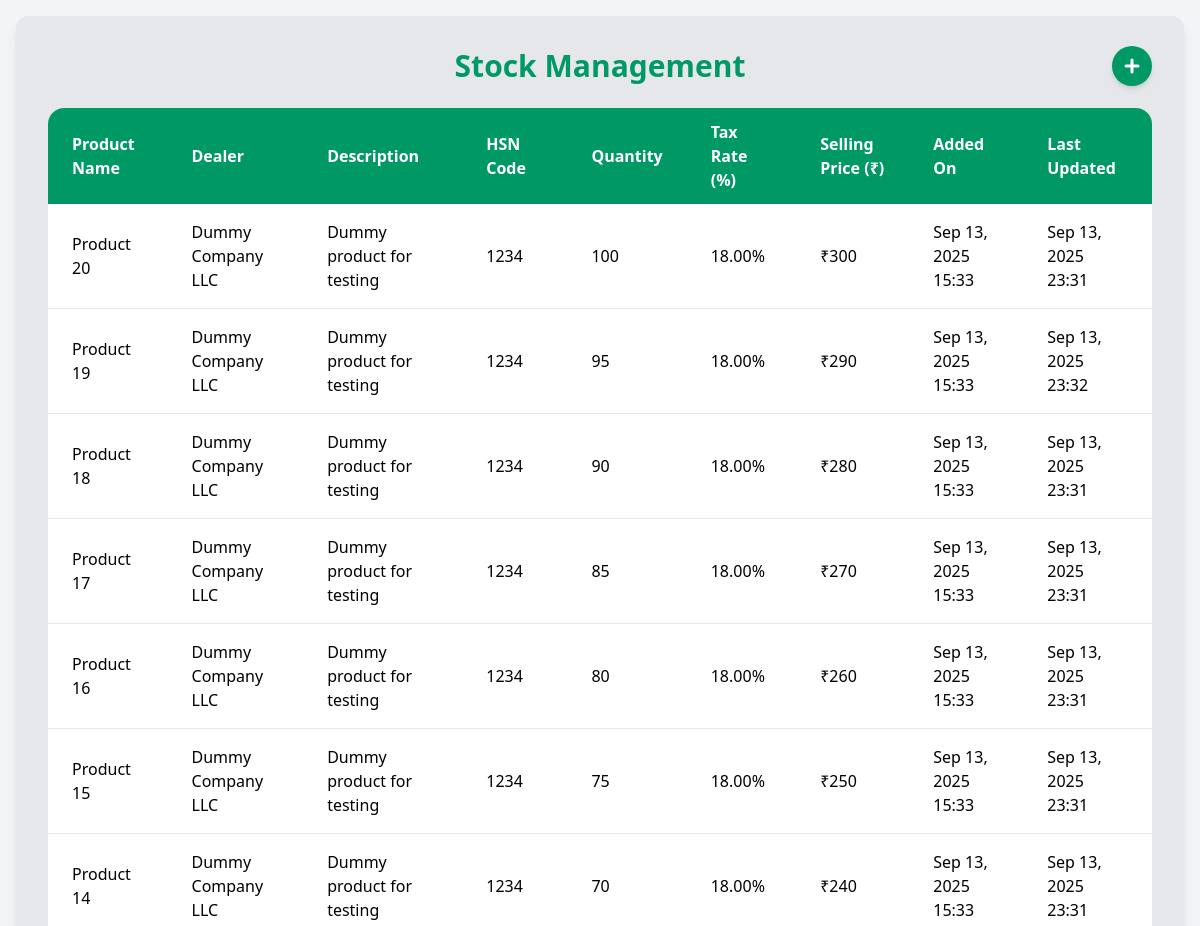
The app's page /stocks/ (upper part), older data.
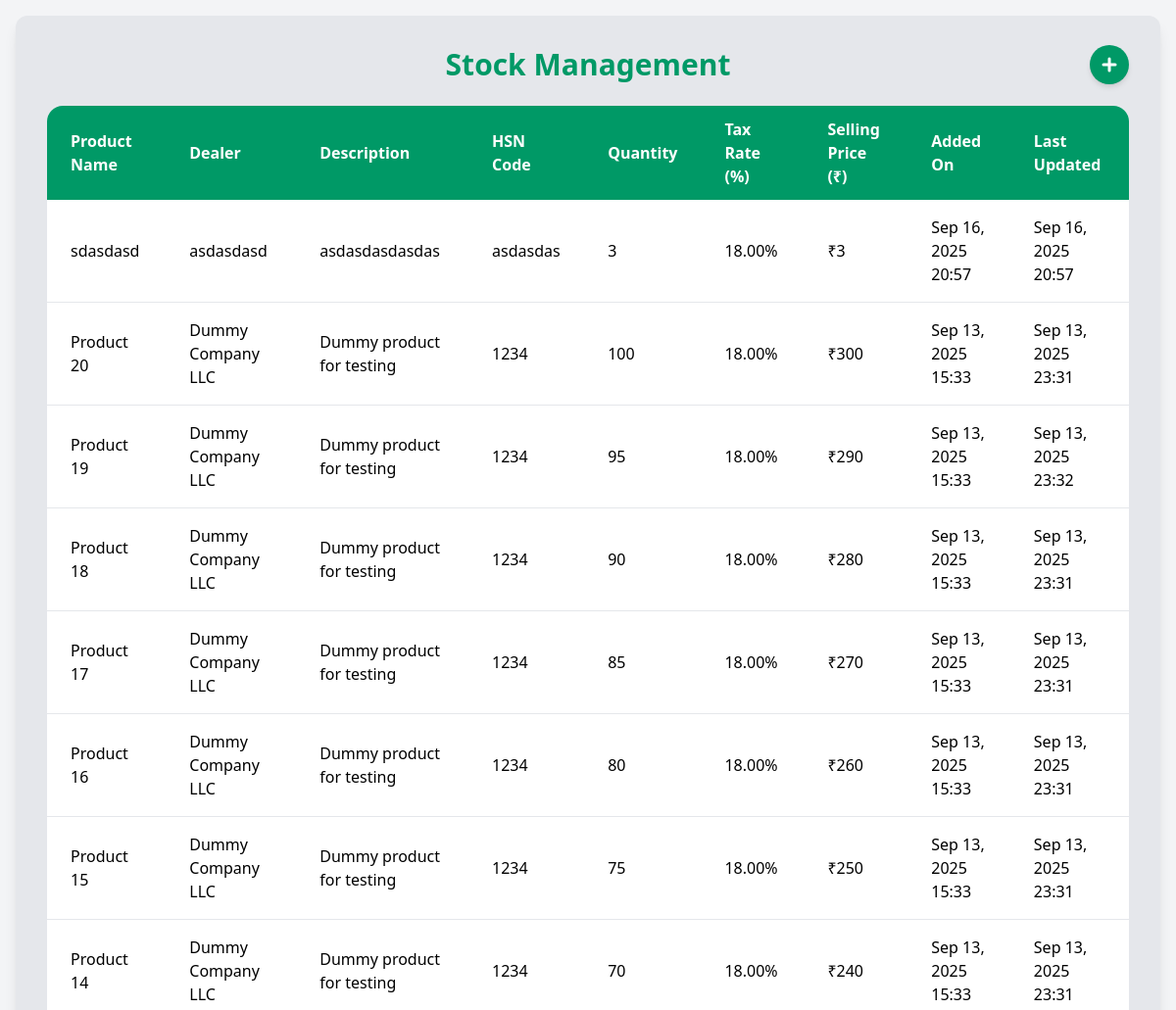
The same page, newer data.
### stockMang/models.py (models this page shows, shortened)
class Product(models.Model):
    name = models.CharField(max_length=200)
    description = models.TextField(blank=True, null=True)
    hsn_code = models.CharField(max_length=8, blank=True, null=True)
    stock_quantity = models.PositiveIntegerField(default=0)
    tax_rate = models.DecimalField(max_digits=4, decimal_places=2, default=18.00)
    selling_price = models.IntegerField(default=0,blank=True)
    created_at = models.DateTimeField(auto_now_add=True)
    updated_at = models.DateTimeField(auto_now=True)
    dealer = models.CharField(max_length=200, blank=True, null=True)

### stockMang/views.py (the view)
# urls.py: path('', views.stock, name='stock'),
def stock(request):
    Products = Product.objects.all().order_by('-created_at')
    return render(request, 'stockMang/stockPage.html', {'products': Products})

### stockMang/templates/stockMang/stockPage.html (shortened to what this page needs)
{% extends 'main/layout.html' %}
{% block content %}
<div class="min-h-screen bg-gray-100 flex items-center justify-center p-4">
    <div class="bg-gray-200 w-full max-w-7xl h-[90vh] p-8 rounded-xl shadow-lg flex flex-col">
        <div class="relative flex justify-center items-center mb-6 flex-shrink-0">
            <h1 class="text-3xl font-bold text-emerald-600">Stock Management</h1>
            <a href="{% url 'stockMang:addStock' %}"
               class="absolute top-1/2 right-0 -translate-y-1/2 bg-emerald-600 text-white p-2 rounded-full shadow-md hover:bg-emerald-800 active:bg-emerald-900 transform active:scale-95 transition-all duration-150">
                <svg xmlns="http://www.w3.org/2000/svg" class="h-6 w-6" fill="none"
                     viewBox="0 0 24 24" stroke="currentColor" stroke-width="3">
                  <path stroke-linecap="round" stroke-linejoin="round" d="M12 6v12m6-6H6" />
                </svg>
            </a>
        </div>
        <div class="flex-1 overflow-y-auto no-scrollbar rounded-2xl">
            <table class="min-w-full bg-white rounded-lg shadow-md overflow-hidden">
                <thead class="sticky top-0">
                    <tr>
                        <th class="py-3 px-6 bg-emerald-600 text-white font-semibold text-left">Product Name</th>
                        <th class="py-3 px-6 bg-emerald-600 text-white font-semibold text-left">Dealer</th>
                        <th class="py-3 px-6 bg-emerald-600 text-white font-semibold text-left">Description</th>
                        <th class="py-3 px-6 bg-emerald-600 text-white font-semibold text-left">HSN Code</th>
                        <th class="py-3 px-6 bg-emerald-600 text-white font-semibold text-left">Quantity</th>
                        <th class="py-3 px-6 bg-emerald-600 text-white font-semibold text-left">Tax Rate (%)</th>
                        <th class="py-3 px-6 bg-emerald-600 text-white font-semibold text-left">Selling Price (₹)</th>
                        <th class="py-3 px-6 bg-emerald-600 text-white font-semibold text-left">Added On</th>
                        <th class="py-3 px-6 bg-emerald-600 text-white font-semibold text-left">Last Updated</th>
                    </tr>
                </thead>
                <tbody class="divide-y divide-gray-200">
                    {% for product in products %}
                    <tr class="hover:bg-gray-50 transition duration-200 cursor-pointer"
                    onclick="window.location='{% url 'stockMang:editStock' product.id %}'">
                        <td class="py-4 px-6 font-medium">{{ product.name }}</td>
                        <td class="py-4 px-6">
                            {% if product.dealer %}
                                {{ product.dealer }}
                            {% else %}
                                <span class="text-gray-400 italic">No Dealer</span>
                            {% endif %}
                        </td>
                        <td class="py-4 px-6">{{ product.description|default:"-" }}</td>
                        <td class="py-4 px-6">{{ product.hsn_code|default:"-" }}</td>
                        <td class="py-4 px-6">{{ product.stock_quantity }}</td>
                        <td class="py-4 px-6">{{ product.tax_rate }}%</td>
                        <td class="py-4 px-6">₹{{ product.selling_price }}</td>
                        <td class="py-4 px-6">{{ product.created_at|date:"M d, Y H:i" }}</td>
                        <td class="py-4 px-6">{{ product.updated_at|date:"M d, Y H:i" }}</td>
                    </tr>
                    {% empty %}
                    <tr>
                        <td colspan="9" class="text-center py-10 px-6 text-gray-500">
                            <p>No products found in your inventory.</p>
                        </td>
                    </tr>
                    {% endfor %}
                </tbody>
            </table>
        </div>
    </div>
</div>
{% endblock %}

Row changes from the older to the newer data that the page shows:
added Product: name "sdasdasd", dealer "asdasdasd", description "asdasdasdasdas", hsn_code "asdasdas", stock_quantity "3", tax_rate "18.00", selling_price "3", created_at "Sep 16, 2025 20:57", updated_at "Sep 16, 2025 20:57"
